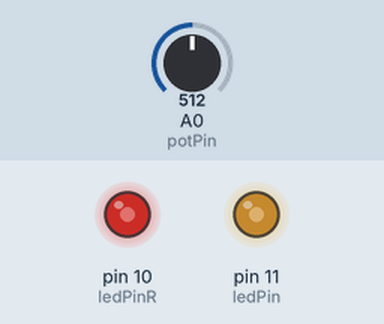
This sketch was run on a simulated Arduino Uno, built with avr-gcc and run on an emulated ATmega328P. Shown: output pins drawn as LEDs (lit = HIGH). Inputs (shaded band) come from the test bench; at power-on: A0 (potPin) = 512. Random numbers use the default seed unless the sketch sets one.

Above: at 1.8 s.
1.9 s: A0 (potPin) set to 716
At 2.4 s:
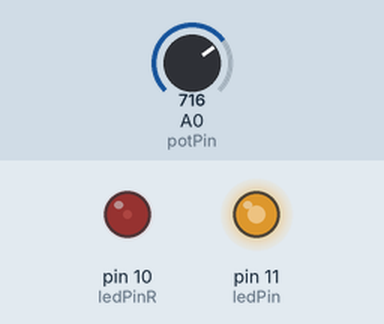
6.0 s: A0 (potPin) set to 900
At 9.8 s:
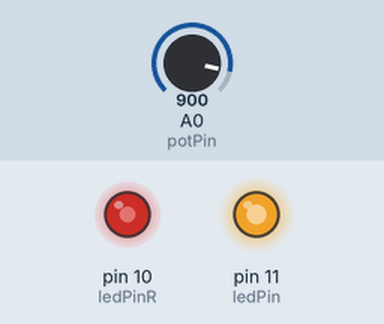
10.1 s: A0 (potPin) set to 511
At 11.7 s:
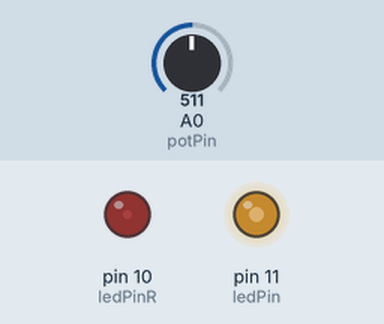
14.2 s: A0 (potPin) set to 122
At 15.8 s:
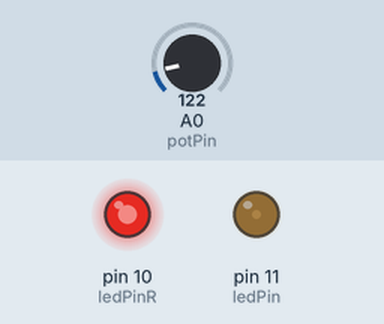
18.3 s: A0 (potPin) set to 0
At 19.8 s:
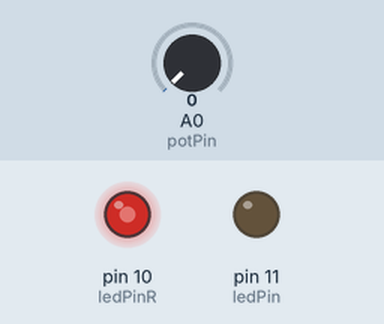
Timing chart, 0 to 49.5 s (numbered marks = the images above; inputs shaded):
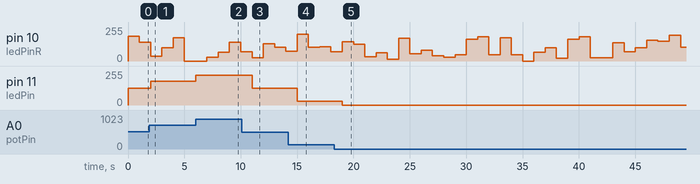

Measured:
- after the input at 1.9 s, pin 11 (ledPin): 127/255 → 178/255 after 0.10 s
- after the input at 6.0 s, pin 11 (ledPin): 178/255 → 224/255 at once
- after the input at 10.1 s, pin 11 (ledPin): 224/255 → 127/255 after 0.90 s
- after the input at 14.2 s, pin 11 (ledPin): 127/255 → 30/255 after 0.80 s
- after the input at 18.3 s, pin 11 (ledPin): 30/255 → 0/255 after 0.71 s

The sketch:

20191111.ino
```cpp
// 動手做10-1：調光器
// 詳細的程式說明，請參閱第十章，10-6頁。

byte potPin = A0; // 類比輸入腳位
byte ledPin = 11; // 類比輸出腳位
byte ledPinR = 10; // 類比輸出腳位
int potValue = 0; // 類比輸出值
byte val = 0;     // 儲存轉換範圍值

void setup() {
  pinMode(ledPin, OUTPUT);
  pinMode(ledPinR, OUTPUT);
  randomSeed(analogRead(A5));
}
void loop() {
  potValue = analogRead(potPin);
  val = map(potValue, 0, 1023, 0, 255);
  analogWrite(ledPin, val);

   analogWrite(ledPinR, random(200));
  delay(1000);
}
```
